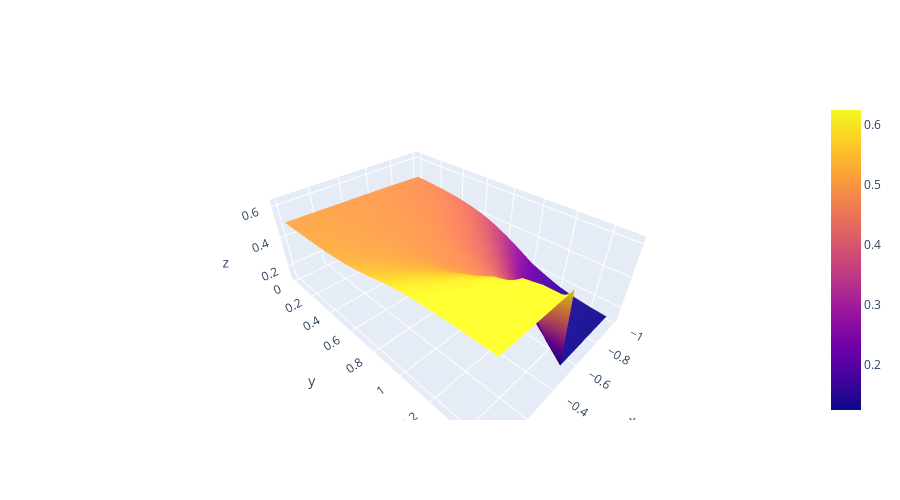

The code cell stored with this chart in its notebook:
### Code cell
qplt.show_compression_ANNNI(myenc, [0], plot3d = True)

### Figure 1 — Plotly figure (JSON) as saved in the notebook; plotly's stock layout.template omitted (floating-point values rounded to 4 significant figures; data arrays with more than 128 entries replaced by an {"elided": "..."} marker saying what was removed)
{"data": [{"type": "surface", "x": [-1, -0.9412, -0.8824, -0.8235, -0.7647, -0.7059, -0.6471, -0.5882, -0.5294, -0.4706, -0.4118, -0.3529, -0.2941, -0.2353, -0.1765, -0.1176, -0.05882, 0], "y": [0, 0.1, 0.2, 0.3, 0.4, 0.5, 0.6, 0.7, 0.8, 0.9, 1, 1.1, 1.2, 1.3, 1.4, 1.5], "z": {"elided": "16x18 float values"}}], "layout": {"height": 500}}
